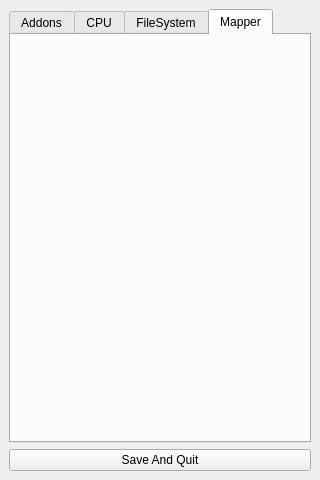
<?xml version="1.0" encoding="UTF-8"?>
<ui version="4.0">
 <class>settingspanel</class>
 <widget class="QMainWindow" name="settingspanel">
  <property name="geometry">
   <rect>
    <x>0</x>
    <y>0</y>
    <width>320</width>
    <height>480</height>
   </rect>
  </property>
  <property name="sizeIncrement">
   <size>
    <width>1</width>
    <height>1</height>
   </size>
  </property>
  <property name="windowTitle">
   <string>MainWindow</string>
  </property>
  <widget class="QWidget" name="centralwidget">
   <property name="minimumSize">
    <size>
     <width>320</width>
     <height>480</height>
    </size>
   </property>
   <property name="sizeIncrement">
    <size>
     <width>1</width>
     <height>1</height>
    </size>
   </property>
   <layout class="QVBoxLayout" name="verticalLayout">
    <item>
     <widget class="QTabWidget" name="optionpanels">
      <property name="sizeIncrement">
       <size>
        <width>1</width>
        <height>1</height>
       </size>
      </property>
      <property name="tabShape">
       <enum>QTabWidget::Rounded</enum>
      </property>
      <property name="currentIndex">
       <number>3</number>
      </property>
      <widget class="QWidget" name="addons">
       <attribute name="title">
        <string>Addons</string>
       </attribute>
       <layout class="QVBoxLayout" name="verticalLayout_2">
        <item>
         <widget class="QLabel" name="plaintext2">
          <property name="text">
           <string>Serial Port</string>
          </property>
         </widget>
        </item>
        <item>
         <widget class="QComboBox" name="serialport">
          <property name="sizeIncrement">
           <size>
            <width>1</width>
            <height>1</height>
           </size>
          </property>
          <item>
           <property name="text">
            <string>None</string>
           </property>
          </item>
          <item>
           <property name="text">
            <string>Computer</string>
           </property>
          </item>
          <item>
           <property name="text">
            <string>Tilt Sensor</string>
           </property>
          </item>
          <item>
           <property name="text">
            <string>Gps</string>
           </property>
          </item>
          <item>
           <property name="text">
            <string>Modem(Real speed)</string>
           </property>
          </item>
          <item>
           <property name="text">
            <string>Modem(Instant)</string>
           </property>
          </item>
         </widget>
        </item>
        <item>
         <widget class="QLabel" name="plaintext4">
          <property name="text">
           <string>InfraRed</string>
          </property>
         </widget>
        </item>
        <item>
         <widget class="QComboBox" name="irsettings">
          <property name="sizeIncrement">
           <size>
            <width>1</width>
            <height>1</height>
           </size>
          </property>
          <item>
           <property name="text">
            <string>None(Ignore IR)</string>
           </property>
          </item>
          <item>
           <property name="text">
            <string>SaveData(saves to &quot;irda&quot; dir in emu root)</string>
           </property>
          </item>
          <item>
           <property name="text">
            <string>Broadcast Over Bluetooth</string>
           </property>
          </item>
         </widget>
        </item>
        <item>
         <widget class="QLabel" name="plaintext3">
          <property name="text">
           <string>SD Card Slot</string>
          </property>
         </widget>
        </item>
        <item>
         <widget class="QComboBox" name="sdselector">
          <property name="sizeIncrement">
           <size>
            <width>1</width>
            <height>1</height>
           </size>
          </property>
          <item>
           <property name="text">
            <string>None</string>
           </property>
          </item>
          <item>
           <property name="text">
            <string>SD 256MB(put files in &quot;sdcard&quot; directory(sdcard is in the same folder as rom and ram))</string>
           </property>
          </item>
         </widget>
        </item>
       </layout>
      </widget>
      <widget class="QWidget" name="cpuoptions">
       <attribute name="title">
        <string>CPU</string>
       </attribute>
       <layout class="QVBoxLayout" name="verticalLayout_3">
        <item>
         <widget class="QCheckBox" name="safemode">
          <property name="text">
           <string>Safe Mode(Ignore Memory Errors)</string>
          </property>
         </widget>
        </item>
        <item>
         <widget class="QCheckBox" name="runnative">
          <property name="text">
           <string>Run Natively(Run At Device Speed)</string>
          </property>
         </widget>
        </item>
       </layout>
      </widget>
      <widget class="QWidget" name="filesyetem">
       <attribute name="title">
        <string>FileSystem</string>
       </attribute>
       <layout class="QVBoxLayout" name="verticalLayout_4">
        <item>
         <widget class="QLabel" name="plaintext">
          <property name="text">
           <string>Current Directory</string>
          </property>
         </widget>
        </item>
        <item>
         <widget class="QTextBrowser" name="listdir">
          <property name="acceptDrops">
           <bool>false</bool>
          </property>
         </widget>
        </item>
        <item>
         <widget class="QPushButton" name="selectrootdir">
          <property name="text">
           <string>Select New Dir</string>
          </property>
         </widget>
        </item>
       </layout>
      </widget>
      <widget class="QWidget" name="mapper">
       <attribute name="title">
        <string>Mapper</string>
       </attribute>
      </widget>
     </widget>
    </item>
    <item>
     <widget class="QPushButton" name="returntopalm">
      <property name="sizeIncrement">
       <size>
        <width>1</width>
        <height>1</height>
       </size>
      </property>
      <property name="text">
       <string>Save And Quit</string>
      </property>
     </widget>
    </item>
   </layout>
  </widget>
 </widget>
 <resources/>
 <connections/>
</ui>
